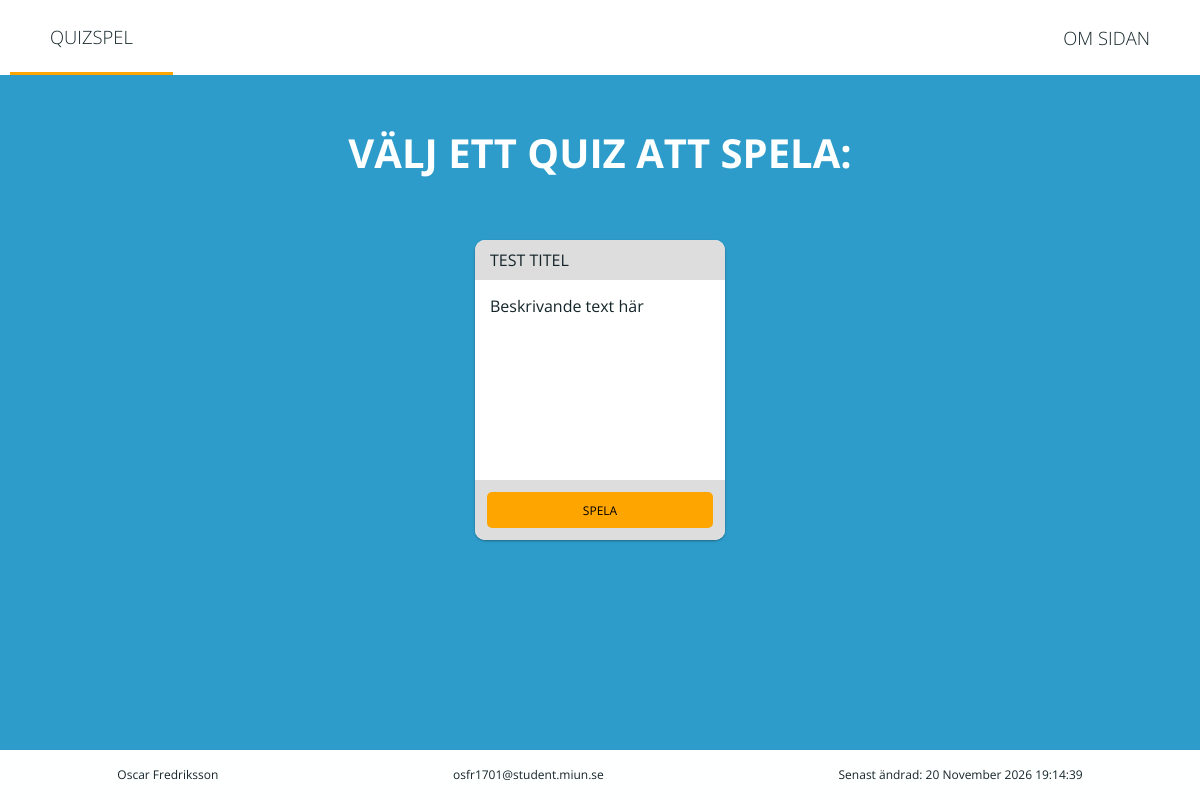
/, run on an earlier commit of the app's database.
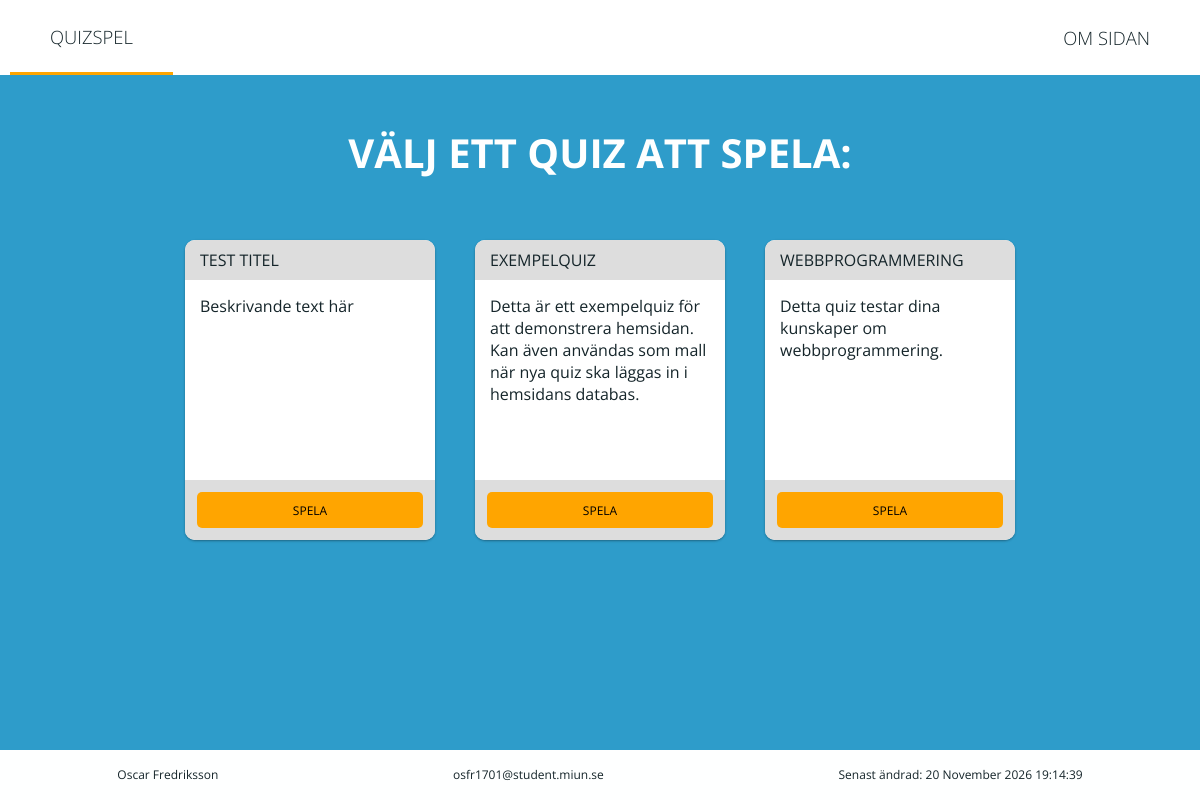
And on a later commit of the database.
### tables this page shows
CREATE TABLE QUIZZES
(
    QUIZ_ID INT NOT NULL AUTO_INCREMENT,
    TITLE VARCHAR(100),
    DESCRIPTION TINYTEXT,
    PRIMARY KEY(QUIZ_ID)
);

### requires/database/database.php (called while the page is built, shortened)
<?php
    class Database
    {
        private $conn;
        public function connect()
        {
            global $password;
            $this->conn = new mysqli('studentmysql.miun.se', 'osfr1701', $password, 'osfr1701');
            mysqli_set_charset($this->conn,"utf8");
        }
        private function sendQuery($query)
        {
            if(!$stmt = $this->conn->prepare($query))
            {
                die("Error: " . $this->conn->error);
            }
            $stmt->execute();
            if(!$result = $stmt->get_result())
            {
                die("Error:" . $this->conn->error);
            }
            else
            {
                return $result;
            }
        }
        public function get_all_quizzes()
        {
            $query = "SELECT QUIZ_ID FROM QUIZZES";
            $result = $this->sendQuery($query);
            $quizzes = Array();
            while($row = $result->fetch_assoc())
            {
                $quizzes[] = $row["QUIZ_ID"];
            }
            return $quizzes;
        }
        public function get_quiz_title($quiz_ID)
        {
            $query = "SELECT TITLE FROM QUIZZES WHERE QUIZ_ID=" . $quiz_ID . " LIMIT 1";
            $result = $this->sendQuery($query);
            return $result->fetch_assoc()["TITLE"];
        }
        public function get_quiz_descr($quiz_ID)
        {
            $query = "SELECT DESCRIPTION FROM QUIZZES WHERE QUIZ_ID=" . $quiz_ID . " LIMIT 1";
            $result = $this->sendQuery($query);
            return $result->fetch_assoc()["DESCRIPTION"];
        }
    }
?>

### requires/builder.php (the view, shortened to what this page needs)
<?php
    class Builder implements BuilderInterface
    {
        private $location;
        private $title;
        function __construct($location, $title = "")
        {
            $this->location = $location;
            $this->title = $title;
        }
        function placeHead()
        {
            echo '<!DOCTYPE html><html lang="sv">';
            echo '<head>';
            echo '<link rel="stylesheet" type="text/css" href="css/style.css">';
            echo '</head><body>';
        }
        function placeHeader()
        {
            echo '<div class="wrapper">';
            echo '<header><ul>';
            echo '<li ';
            if($this->location == "index") echo 'class="active"';
            echo '><a href="index.php"> Quizspel </a></li>';
            echo '<li ';
            if($this->location == "play") echo 'class="active"';
            echo '><p>' . $this->title . '</p></li>';
            echo '<li ';
            if($this->location == "about") echo 'class="active"';
            echo '><a href="about.php"> om sidan </a></li>';
            echo '</ul></header>';
        }
        function placePageStart()
        {
            echo '<div class="content">';
            switch($this->location)
            {
                case "index":   echo '<h1> Välj ett quiz att spela: </h1>';
                                echo '<ul class="quiz-list">';
                                break;
            }
        }
        function placePageEnd()
        {
            switch($this->location)
            {
                case "index":   echo '</ul>';
                                break;
            }
            echo '</div>';
        }
        function placeFooter()
        {
            echo '<footer> <ul>';
            echo '<li>Oscar Fredriksson</li>';
            echo '<li><a href="mailto:osfr1701@student.miun.se">osfr1701@student.miun.se</a></li>';
            echo '<li id="lastModified">Senast ändrad: ';
            echo strftime("%e %B %Y %H:%M:%S", $this->get_last_modified());
            echo "</li> </ul> </footer></div>";
            echo "</body></html>";
        }
        private function get_last_modified()
        {
            $incls = get_included_files();
            $incls = array_filter($incls, "is_file");
            $mod_times = array_map('filemtime', $incls);
            $mod_time = max($mod_times);
            return $mod_time;
        }
        function create_quiz_box($id, $title, $descr)
        {
            echo '<li><div class="quizbox"> <div class="upper">';
            echo '<p class="title">' . $title . '</p>';
            echo '</div>';
            echo '<p class="descr">' . $descr . '</p>';
            echo '<div class="lower">';
            echo '<button type="button" class="button play-btn" onclick="playButtonClicked(this)" id="' . $id . '">';
            echo 'Spela';
            echo '</button>';
            echo '</div> </div></li>';
        }
    }
?>

### index.php (shortened to what this page needs)
<?php
    require_once "requires/builder.php";
    require_once "requires/database/database.php";
    $builder = new Builder("index");
    $builder->placeHead();
    $builder->placeHeader();
    $builder->placePageStart();
    $database = new Database();
    $quizzes = $database->get_all_quizzes();
    foreach($quizzes as $quiz_ID)
    {
        $title = $database->get_quiz_title($quiz_ID);
        $descr = $database->get_quiz_descr($quiz_ID);
        $builder->create_quiz_box($quiz_ID, $title, $descr);
    }
    $builder->placePageEnd();
    $builder->placeFooter();
?>

What changed in the data, as far as the page shows it:
added quizzes: TITLE "EXEMPELQUIZ", DESCRIPTION "Detta är ett exempelquiz för att demonstrera hemsidan. Kan även användas som mall när nya quiz ska läggas in i hemsidans databas."
added quizzes: TITLE "WEBBPROGRAMMERING", DESCRIPTION "Detta quiz testar dina kunskaper om webbprogrammering."
Also different on the page:
new list line: "SPELA"
